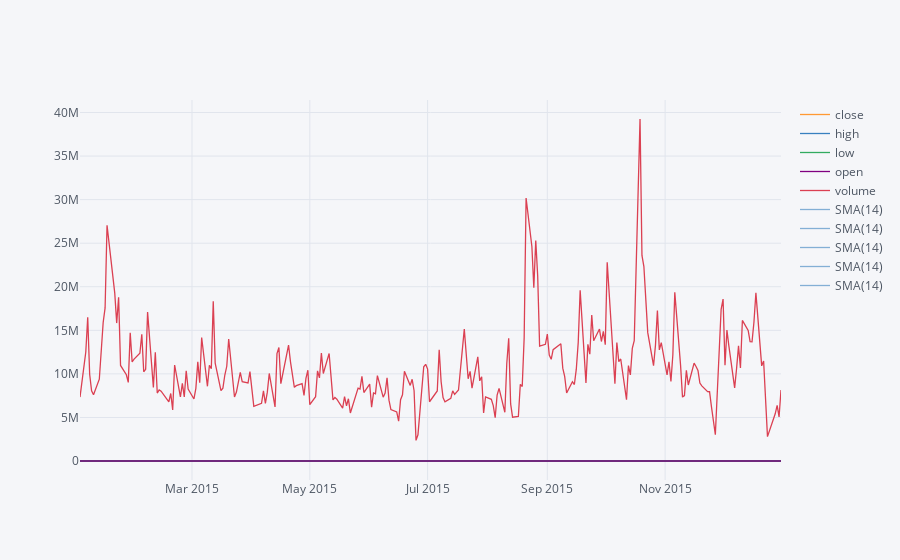

The notebook cell saved with this chart:
### Markdown cell above
** Use .ta_plot(study='sma') to create a Simple Moving Averages plot of Morgan Stanley for the year 2015.**

### Code cell
data_MS = bank_stocks.xs('MS',axis=1)
data_MS.loc[(data_MS.index > datetime.datetime(2014,12,31)) & (data_MS.index < datetime.datetime(2016,1,2))].ta_plot(study='sma')

### Figure 1 — Plotly figure (JSON) as saved in the notebook; plotly's stock layout.template omitted (floating-point values rounded to 4 significant figures; data arrays with more than 128 entries replaced by an {"elided": "..."} marker saying what was removed)
{"data": [{"line": {"color": "rgba(255, 153, 51, 1.0)", "dash": "solid", "shape": "linear", "width": 1.3}, "mode": "lines", "name": "close", "text": "", "type": "scatter", "x": {"elided": "252 str values"}, "y": {"elided": "252 float values"}}, {"line": {"color": "rgba(55, 128, 191, 1.0)", "dash": "solid", "shape": "linear", "width": 1.3}, "mode": "lines", "name": "high", "text": "", "type": "scatter", "x": {"elided": "252 str values"}, "y": {"elided": "252 float values"}}, {"line": {"color": "rgba(50, 171, 96, 1.0)", "dash": "solid", "shape": "linear", "width": 1.3}, "mode": "lines", "name": "low", "text": "", "type": "scatter", "x": {"elided": "252 str values"}, "y": {"elided": "252 float values"}}, {"line": {"color": "rgba(128, 0, 128, 1.0)", "dash": "solid", "shape": "linear", "width": 1.3}, "mode": "lines", "name": "open", "text": "", "type": "scatter", "x": {"elided": "252 str values"}, "y": {"elided": "252 float values"}}, {"line": {"color": "rgba(219, 64, 82, 1.0)", "dash": "solid", "shape": "linear", "width": 1.3}, "mode": "lines", "name": "volume", "text": "", "type": "scatter", "x": {"elided": "252 str values"}, "y": {"elided": "252 int values"}}, {"line": {"color": "rgba(55, 128, 191, 0.5999999999999999)", "dash": "solid", "shape": "linear", "width": 1.3}, "mode": "lines", "name": "SMA(14)", "text": "", "type": "scatter", "x": {"elided": "252 str values"}, "y": {"elided": "252x5 mixed values"}}, {"line": {"color": "rgba(55, 128, 191, 0.5999999999999999)", "dash": "solid", "shape": "linear", "width": 1.3}, "mode": "lines", "name": "SMA(14)", "text": "", "type": "scatter", "x": {"elided": "252 str values"}, "y": {"elided": "252x5 mixed values"}}, {"line": {"color": "rgba(55, 128, 191, 0.5999999999999999)", "dash": "solid", "shape": "linear", "width": 1.3}, "mode": "lines", "name": "SMA(14)", "text": "", "type": "scatter", "x": {"elided": "252 str values"}, "y": {"elided": "252x5 mixed values"}}, {"line": {"color": "rgba(55, 128, 191, 0.5999999999999999)", "dash": "solid", "shape": "linear", "width": 1.3}, "mode": "lines", "name": "SMA(14)", "text": "", "type": "scatter", "x": {"elided": "252 str values"}, "y": {"elided": "252x5 mixed values"}}, {"line": {"color": "rgba(55, 128, 191, 0.5999999999999999)", "dash": "solid", "shape": "linear", "width": 1.3}, "mode": "lines", "name": "SMA(14)", "text": "", "type": "scatter", "x": {"elided": "252 str values"}, "y": {"elided": "252x5 mixed values"}}], "layout": {"legend": {"bgcolor": "#F5F6F9", "font": {"color": "#4D5663"}}, "paper_bgcolor": "#F5F6F9", "plot_bgcolor": "#F5F6F9", "title": {"font": {"color": "#4D5663"}}, "xaxis": {"gridcolor": "#E1E5ED", "showgrid": true, "tickfont": {"color": "#4D5663"}, "title": {"font": {"color": "#4D5663"}, "text": ""}, "zerolinecolor": "#E1E5ED"}, "yaxis": {"gridcolor": "#E1E5ED", "showgrid": true, "tickfont": {"color": "#4D5663"}, "title": {"font": {"color": "#4D5663"}, "text": ""}, "zerolinecolor": "#E1E5ED"}}}
